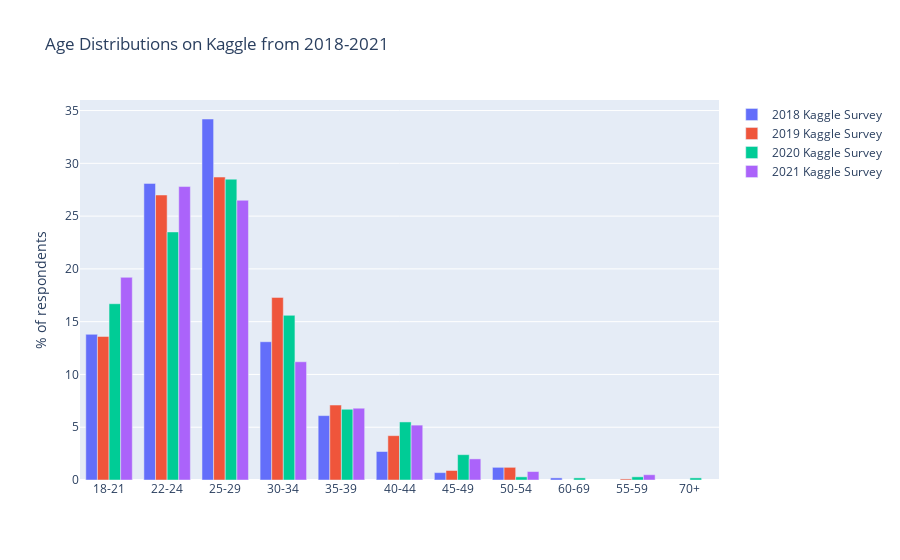

The cell this chart's notebook holds for it:
### Code cell
question_name = 'Q1'
#percentages_2017 = count_then_return_percent(responses_df_2017,'Age').sort_index() # data needs to be binned first
percentages_2018 = count_then_return_percent(responses_df_2018,'Q2').sort_index()
percentages_2019 = count_then_return_percent(responses_df_2019,question_name).sort_index()
percentages_2020 = count_then_return_percent(responses_df_2020,question_name).sort_index()
percentages_2021 = count_then_return_percent(responses_df_2021,question_name).sort_index()

title_for_chart = 'Age Distributions on Kaggle from 2018-2021'
title_for_y_axis = '% of respondents'

fig = go.Figure(data=[
    #go.Bar(name='2017 Kaggle Survey', x=pd.Series(percentages_2017.index), y=pd.Series(percentages_2017)),
    go.Bar(name='2018 Kaggle Survey', x=pd.Series(percentages_2018.index), y=pd.Series(percentages_2018)),
    go.Bar(name='2019 Kaggle Survey', x=pd.Series(percentages_2019.index), y=pd.Series(percentages_2019)),
    go.Bar(name='2020 Kaggle Survey', x=pd.Series(percentages_2020.index), y=pd.Series(percentages_2020)),
    go.Bar(name='2021 Kaggle Survey', x=pd.Series(percentages_2021.index), y=pd.Series(percentages_2021))
           ])
fig.update_layout(barmode='group') 
fig.update_layout(title=title_for_chart,yaxis=dict(title=title_for_y_axis))
fig.show()

### Figure 1 — Plotly figure (JSON) as saved in the notebook; plotly's stock layout.template omitted (floating-point values rounded to 4 significant figures)
{"data": [{"name": "2018 Kaggle Survey", "type": "bar", "x": ["18-21", "22-24", "25-29", "30-34", "35-39", "40-44", "45-49", "50-54", "60-69"], "y": [13.8, 28.1, 34.2, 13.1, 6.1, 2.7, 0.7, 1.2, 0.2]}, {"name": "2019 Kaggle Survey", "type": "bar", "x": ["18-21", "22-24", "25-29", "30-34", "35-39", "40-44", "45-49", "50-54", "55-59"], "y": [13.6, 27.0, 28.7, 17.3, 7.1, 4.2, 0.9, 1.2, 0.1]}, {"name": "2020 Kaggle Survey", "type": "bar", "x": ["18-21", "22-24", "25-29", "30-34", "35-39", "40-44", "45-49", "50-54", "55-59", "60-69", "70+"], "y": [16.7, 23.5, 28.5, 15.6, 6.7, 5.5, 2.4, 0.3, 0.3, 0.2, 0.2]}, {"name": "2021 Kaggle Survey", "type": "bar", "x": ["18-21", "22-24", "25-29", "30-34", "35-39", "40-44", "45-49", "50-54", "55-59"], "y": [19.2, 27.8, 26.5, 11.2, 6.8, 5.2, 2.0, 0.8, 0.5]}], "layout": {"barmode": "group", "title": {"text": "Age Distributions on Kaggle from 2018-2021"}, "yaxis": {"title": {"text": "% of respondents"}}}}
